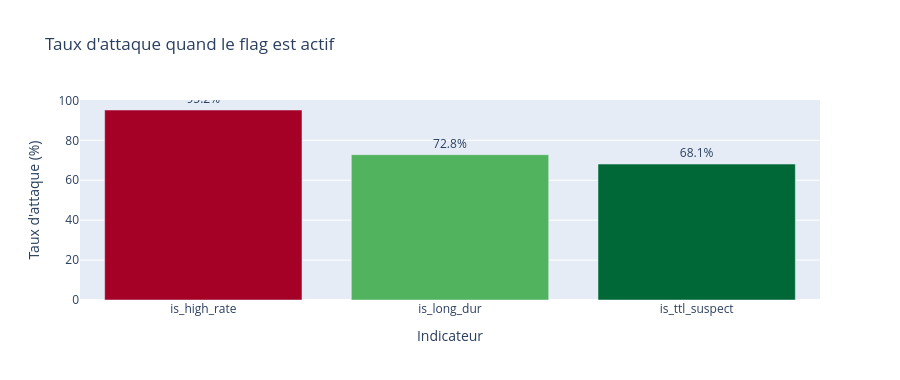

The code cell stored with this chart in its notebook:
### Markdown cell above
## 4. Analyse des nouvelles features — Normal vs Anomalie

On vérifie que les nouvelles features apportent une vraie information discriminante.

### Code cell
# Taux d'attaque par flag binaire
if flag_features:
    flag_stats = []
    for flag in flag_features:
        mask   = X_train[flag] == 1
        if mask.sum() == 0:
            continue
        rate = y_train[mask.values].mean() * 100
        flag_stats.append({'flag': flag, 'nb_flagged': int(mask.sum()),
                            'taux_attaque': round(rate, 1)})

    df_flags = pd.DataFrame(flag_stats)
    fig = px.bar(
        df_flags, x='flag', y='taux_attaque',
        color='taux_attaque', color_continuous_scale='RdYlGn_r',
        title="Taux d'attaque quand le flag est actif",
        labels={'flag': 'Indicateur', 'taux_attaque': "Taux d'attaque (%)"}, text='taux_attaque'
    )
    fig.update_traces(texttemplate='%{text:.1f}%', textposition='outside')
    fig.update_layout(height=380, coloraxis_showscale=False)
    fig.show()
    display(df_flags)

### Figure 1 — Plotly figure (JSON) as saved in the notebook; plotly's stock layout.template omitted (floating-point values rounded to 4 significant figures)
{"data": [{"alignmentgroup": "True", "hovertemplate": "Indicateur=%{x}<br>Taux d'attaque (%)=%{marker.color}<extra></extra>", "legendgroup": "", "marker": {"color": [95.2, 72.8, 68.1], "coloraxis": "coloraxis", "pattern": {"shape": ""}}, "name": "", "offsetgroup": "", "orientation": "v", "showlegend": false, "text": [95.2, 72.8, 68.1], "textposition": "outside", "texttemplate": "%{text:.1f}%", "type": "bar", "x": ["is_high_rate", "is_long_dur", "is_ttl_suspect"], "xaxis": "x", "y": [95.2, 72.8, 68.1], "yaxis": "y"}], "layout": {"barmode": "relative", "coloraxis": {"colorbar": {"title": {"text": "Taux d'attaque (%)"}}, "colorscale": [[0, "rgb(0,104,55)"], [0.1, "rgb(26,152,80)"], [0.2, "rgb(102,189,99)"], [0.3, "rgb(166,217,106)"], [0.4, "rgb(217,239,139)"], [0.5, "rgb(255,255,191)"], [0.6, "rgb(254,224,139)"], [0.7, "rgb(253,174,97)"], [0.8, "rgb(244,109,67)"], [0.9, "rgb(215,48,39)"], [1, "rgb(165,0,38)"]], "showscale": false}, "height": 380, "legend": {"tracegroupgap": 0}, "title": {"text": "Taux d'attaque quand le flag est actif"}, "xaxis": {"anchor": "y", "domain": [0, 1], "title": {"text": "Indicateur"}}, "yaxis": {"anchor": "x", "domain": [0, 1], "title": {"text": "Taux d'attaque (%)"}}}}
